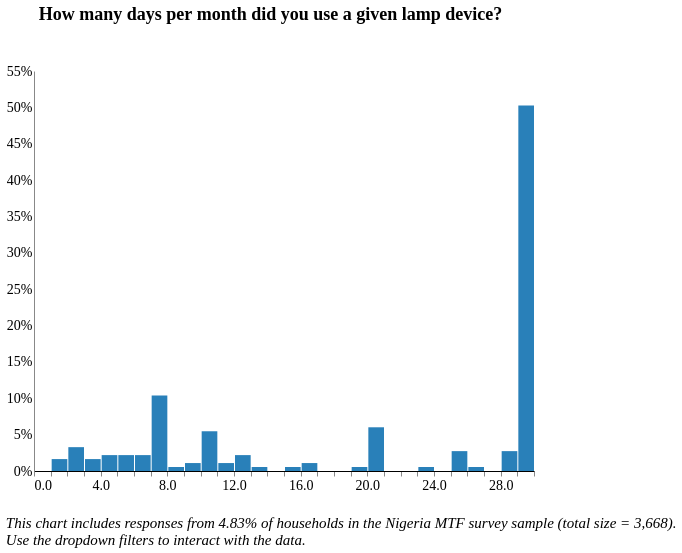

Describe this chart as a Vega-Lite specification.
### Vega-Lite specification from a JSON file in a GitHub repository (floating-point values rounded to 4 significant figures; data arrays with more than 128 entries replaced by an {"elided": "..."} marker saying what was removed)
{"width": 800, "height": 400, "config": {"title": {"fontSize": 18, "font": "Times New Roman", "anchor": "center", "fontColor": "#000000"}, "axisX": {"domain": true, "domainColor": "#000000", "grid": false, "labelFont": "Times New Roman", "labelFontSize": 14, "titleFont": "Times New Roman", "titleFontSize": 14, "titleFontWeight": "normal", "title": "X Axis Title (units)"}, "axisY": {"domain": true, "grid": false, "gridColor": "#DEDDDD", "gridWidth": 1, "labelFont": "Times New Roman", "labelFontSize": 14, "labelAngle": 0, "ticks": false, "titleFont": "Times New Roman", "titleFontSize": 14, "titleFontWeight": "normal", "titlePadding": 10, "title": "Y Axis Title (units)"}, "range": {"category": ["#2980B9", "#003366", "#FFAE19", "#D68910", "#E67E22", "#D35400", "#FF4500", "#FF6162", "#438B28", "#45B39D", "#99ADC1", "#212F3C"]}, "legend": {"labelFont": "Times New Roman", "labelFontSize": 14, "symbolType": "square", "symbolSize": 100, "titleFont": "Times New Roman", "titleFontSize": 14, "titleFontWeight": "normal", "title": "Legend", "orient": "right", "offset": 0}, "tooltip": {"font": "Open Sans"}, "view": {"stroke": "transparent", "text": {"font": "Times New Roman", "color": ["#2980B9", "#003366", "#FFAE19", "#D68910", "#E67E22", "#D35400", "#FF4500", "#FF6162", "#438B28", "#45B39D", "#99ADC1", "#212F3C"], "fontSize": 14, "align": "right", "fontWeight": 400, "size": 14}, "bar": {"size": 40, "binSpacing": 1, "continuousBandSize": 30, "discreteBandSize": 30, "fill": ["#2980B9", "#003366", "#FFAE19", "#D68910", "#E67E22", "#D35400", "#FF4500", "#FF6162", "#438B28", "#45B39D", "#99ADC1", "#212F3C"], "stroke": false}}}, "concat": [{"mark": {"type": "bar", "color": "#2980b9"}, "encoding": {"tooltip": [{"field": "f_8", "title": "Response (Binned)", "type": "quantitative"}, {"aggregate": "sum", "field": "pct", "format": ".2%", "title": "Percentage", "type": "quantitative"}], "x": {"axis": {"title": ""}, "bin": {"extent": [0, 30], "step": 1}, "field": "f_8", "scale": {"clamp": true, "domain": [0, 30]}, "type": "quantitative"}, "y": {"aggregate": "sum", "axis": {"format": "%"}, "field": "pct", "title": "", "type": "quantitative"}}, "height": 400, "selection": {"selector049": {"type": "single", "fields": ["f2"], "bind": {"input": "select", "options": [null, "Candle", "Open wick lamp", "Hurricane lamp with glass cover", "Pressurized mantle lamp", "Other, specify"], "labels": ["All Responses", "Candle", "Open wick lamp", "Hurricane lamp with glass cover", "Pressurized mantle lamp", "Other"], "name": "Type of Device  "}}, "selector047": {"type": "single", "fields": ["locality"], "bind": {"input": "select", "options": [null, 0, 1], "labels": ["National", "Urban", "Rural"], "name": "Locality Breakdown  "}}, "selector048": {"type": "single", "fields": ["elc_aggr_tier"], "bind": {"input": "select", "options": [null, "Tier 0", "Tier 1", "Tier 2", "Tier 3", "Tier 4", "Tier 5"], "labels": ["All Tiers", "Tier 0", "Tier 1", "Tier 2", "Tier 3", "Tier 4", "Tier 5"], "name": "Electricity Tier  "}}}, "title": {"text": ["How many days per month did you use a given lamp device?"], "color": "black", "subtitleColor": "black", "offset": 40}, "transform": [{"joinaggregate": [{"op": "count", "field": "*", "as": "total"}]}, {"calculate": "1 / datum.total", "as": "pct"}, {"bin": {"maxbins": 20}, "field": "m", "as": "mbin"}, {"filter": {"selection": "selector049"}}, {"filter": {"selection": "selector047"}}, {"filter": {"selection": "selector048"}}], "width": 500}], "data": {"name": "data-f11d11958d9fef117924e6a575ff90a6"}, "title": {"text": ["", "", "This chart includes responses from 4.83% of households in the Nigeria MTF survey sample (total size = 3,668).", "Use the dropdown filters to interact with the data."], "anchor": "start", "baseline": "bottom", "font": "Times New Roman", "fontSize": 15, "fontStyle": "italic", "fontWeight": "normal", "orient": "bottom"}, "$schema": "https://vega.github.io/schema/vega-lite/v4.17.0.json", "datasets": {"data-f11d11958d9fef117924e6a575ff90a6": {"elided": "183 records"}}}
